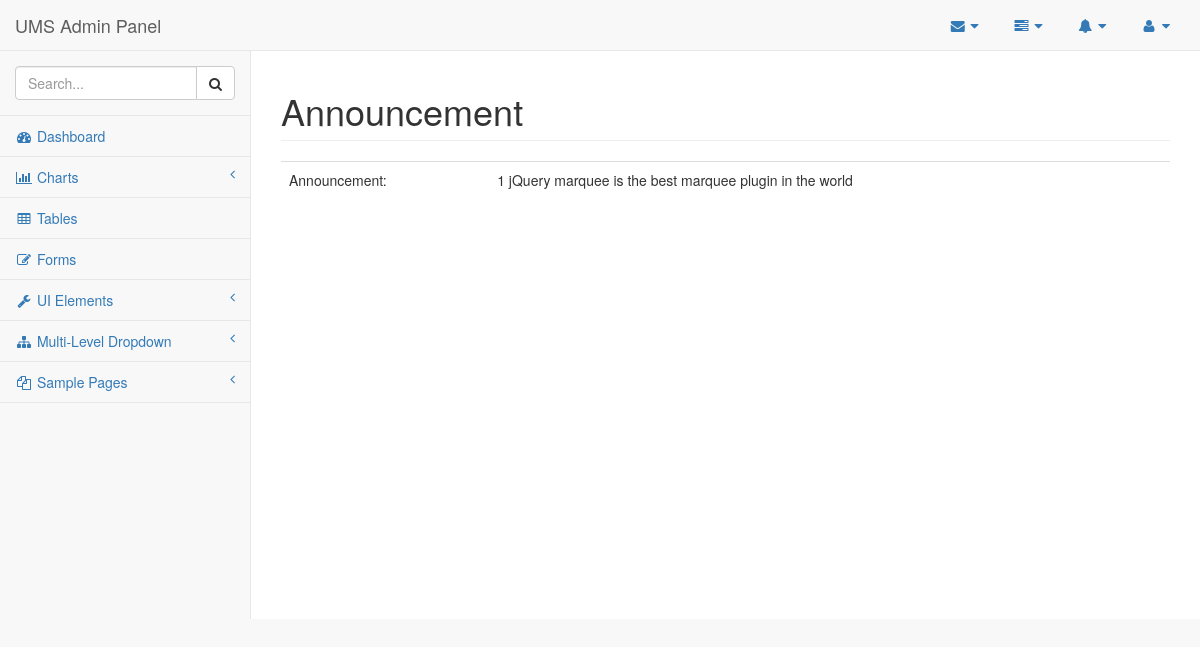
Before: /admin/pages/announcement-view.php?aid=1 with the older database file.
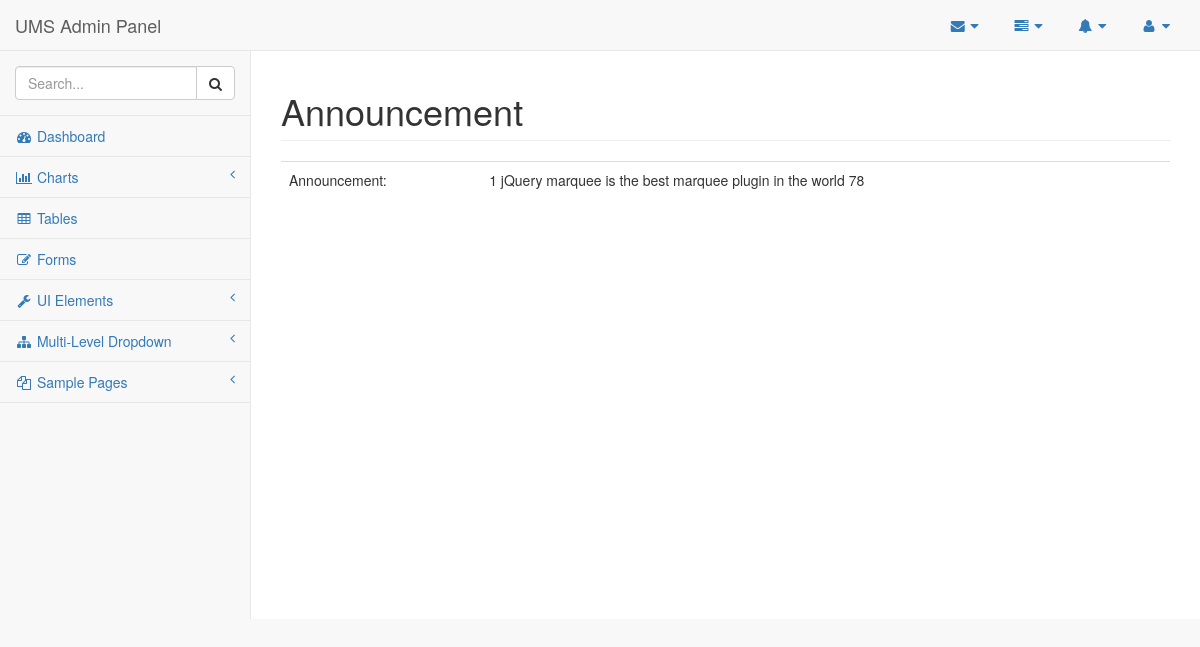
After: the same page with the newer database file.
### tables this page shows
CREATE TABLE `announcement` (
  `id` int(11) NOT NULL,
  `announcements` varchar(255) NOT NULL
);

### admin/pages/announcement-view.php (the view, shortened to what this page needs)
<?php
    require_once('config.php');
    $id = $_GET['aid'];
?>
<!DOCTYPE html>
<html lang="en">
<head>
    <link href="../vendor/bootstrap/css/bootstrap.min.css" rel="stylesheet">
    <link href="../vendor/metisMenu/metisMenu.min.css" rel="stylesheet">
    <link href="../dist/css/sb-admin-2.css" rel="stylesheet">
    <link href="../vendor/font-awesome/css/font-awesome.min.css" rel="stylesheet" type="text/css">
</head>
<body>
    <div id="wrapper">
        <nav class="navbar navbar-default navbar-static-top" role="navigation" style="margin-bottom: 0">
            <div class="navbar-header">
                <a class="navbar-brand" href="index.html">UMS Admin Panel</a>
            </div>
            <ul class="nav navbar-top-links navbar-right">
                <li class="dropdown">
                    <a class="dropdown-toggle" data-toggle="dropdown" href="#">
                        <i class="fa fa-envelope fa-fw"></i> <i class="fa fa-caret-down"></i>
                    </a>
                </li>
                <li class="dropdown">
                    <a class="dropdown-toggle" data-toggle="dropdown" href="#">
                        <i class="fa fa-tasks fa-fw"></i> <i class="fa fa-caret-down"></i>
                    </a>
                </li>
                <li class="dropdown">
                    <a class="dropdown-toggle" data-toggle="dropdown" href="#">
                        <i class="fa fa-bell fa-fw"></i> <i class="fa fa-caret-down"></i>
                    </a>
                </li>
                <li class="dropdown">
                    <a class="dropdown-toggle" data-toggle="dropdown" href="#">
                        <i class="fa fa-user fa-fw"></i> <i class="fa fa-caret-down"></i>
                    </a>
                </li>
            </ul>
            <div class="navbar-default sidebar" role="navigation">
                <div class="sidebar-nav navbar-collapse">
                    <ul class="nav" id="side-menu">
                        <li class="sidebar-search">
                            <div class="input-group custom-search-form">
                                <input type="text" class="form-control" placeholder="Search...">
                                <span class="input-group-btn">
                                <button class="btn btn-default" type="button">
                                    <i class="fa fa-search"></i>
                                </button>
                            </span>
                            </div>
                        </li>
                        <li>
                            <a href="index.php"><i class="fa fa-dashboard fa-fw"></i> Dashboard</a>
                        </li>
                        <li>
                            <a href="#"><i class="fa fa-bar-chart-o fa-fw"></i> Charts<span class="fa arrow"></span></a>
                        </li>
                        <li>
                            <a href="tables.html"><i class="fa fa-table fa-fw"></i> Tables</a>
                        </li>
                        <li>
                            <a href="forms.html"><i class="fa fa-edit fa-fw"></i> Forms</a>
                        </li>
                        <li>
                            <a href="#"><i class="fa fa-wrench fa-fw"></i> UI Elements<span class="fa arrow"></span></a>
                        </li>
                        <li>
                            <a href="#"><i class="fa fa-sitemap fa-fw"></i> Multi-Level Dropdown<span class="fa arrow"></span></a>
                        </li>
                        <li>
                            <a href="#"><i class="fa fa-files-o fa-fw"></i> Sample Pages<span class="fa arrow"></span></a>
                        </li>
                    </ul>
                </div>
            </div>
        </nav>
        <div id="page-wrapper">
            <div class="row">
                <div class="col-lg-12">
                    <h1 class="page-header">Announcement</h1>
                     <div class="table-responsive">
                        <table class="table">
                            <tbody>
                            <?php
                                $slt ="SELECT * FROM announcement WHERE id='$id'";
                                $qre = mysqli_query($DBC, $slt);
                                $data=mysqli_fetch_array($qre);
                             ?>
                                <tr>
                                    <td>Announcement:</td>
                                    <td><?= $data['announcements']; ?></td>
                                </tr>
                            </tbody>
                        </table>
                    </div>
                </div>
            </div>
        </div>
    </div>
</body>
</html>

Changed rows visible on the page:
changed announcement: announcements "1 jQuery marquee is the best marquee plugin in the world" → "1 jQuery marquee is the best marquee plugin in the world 78"
